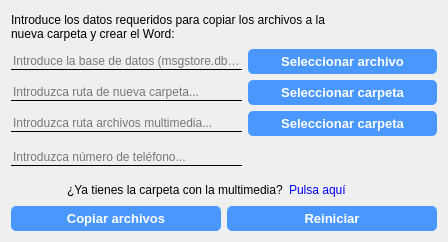
<?xml version="1.0" encoding="UTF-8"?>
<ui version="4.0">
 <class>Dialog</class>
 <widget class="QDialog" name="Dialog">
  <property name="geometry">
   <rect>
    <x>0</x>
    <y>0</y>
    <width>448</width>
    <height>242</height>
   </rect>
  </property>
  <layout class="QVBoxLayout" name="verticalLayout_2">
   <item>
    <layout class="QVBoxLayout" name="verticalLayout">
     <item>
      <widget class="QLabel" name="label">
       <property name="text">
        <string>Introduce los datos requeridos para copiar los archivos a la 
nueva carpeta y crear el Word:</string>
       </property>
      </widget>
     </item>
     <item>
      <layout class="QHBoxLayout" name="horizontalLayout">
       <item>
        <widget class="QLineEdit" name="lineEdit_db">
         <property name="maximumSize">
          <size>
           <width>231</width>
           <height>16777215</height>
          </size>
         </property>
         <property name="styleSheet">
          <string notr="true">QLineEdit{
border: none;
border-bottom: 1px solid black;
background-color: transparent;
}</string>
         </property>
         <property name="readOnly">
          <bool>true</bool>
         </property>
         <property name="placeholderText">
          <string>Introduce la base de datos (msgstore.db)...</string>
         </property>
        </widget>
       </item>
       <item>
        <widget class="QPushButton" name="btn_db">
         <property name="sizePolicy">
          <sizepolicy hsizetype="Fixed" vsizetype="Fixed">
           <horstretch>0</horstretch>
           <verstretch>0</verstretch>
          </sizepolicy>
         </property>
         <property name="maximumSize">
          <size>
           <width>231</width>
           <height>16777215</height>
          </size>
         </property>
         <property name="font">
          <font>
           <pointsize>10</pointsize>
           <bold>true</bold>
          </font>
         </property>
         <property name="cursor">
          <cursorShape>PointingHandCursor</cursorShape>
         </property>
         <property name="styleSheet">
          <string notr="true">QPushButton{
color: white;
background-color: rgb(74, 152, 255);
border-radius: 5px;
padding: 5px; 
}
QPushButton:hover{
text-decoration: underline;
background-color: rgb(37, 77, 255)
}
</string>
         </property>
         <property name="text">
          <string>Seleccionar archivo</string>
         </property>
        </widget>
       </item>
      </layout>
     </item>
     <item>
      <layout class="QHBoxLayout" name="horizontalLayout_2">
       <item>
        <widget class="QLineEdit" name="lineEdit_nueva_carpeta">
         <property name="maximumSize">
          <size>
           <width>231</width>
           <height>16777215</height>
          </size>
         </property>
         <property name="styleSheet">
          <string notr="true">QLineEdit{
border: none;
border-bottom: 1px solid black;
background-color: transparent;
}</string>
         </property>
         <property name="readOnly">
          <bool>true</bool>
         </property>
         <property name="placeholderText">
          <string>Introduzca ruta de nueva carpeta...</string>
         </property>
        </widget>
       </item>
       <item>
        <widget class="QPushButton" name="btn_nueva_carpeta">
         <property name="font">
          <font>
           <pointsize>10</pointsize>
           <bold>true</bold>
          </font>
         </property>
         <property name="cursor">
          <cursorShape>PointingHandCursor</cursorShape>
         </property>
         <property name="styleSheet">
          <string notr="true">QPushButton{
color: white;
background-color: rgb(74, 152, 255);
border-radius: 5px;
padding: 5px; 
}
QPushButton:hover{
text-decoration: underline;
background-color: rgb(37, 77, 255)
}
</string>
         </property>
         <property name="text">
          <string>Seleccionar carpeta</string>
         </property>
        </widget>
       </item>
      </layout>
     </item>
     <item>
      <layout class="QHBoxLayout" name="horizontalLayout_4">
       <item>
        <widget class="QLineEdit" name="lineEdit_multimedia">
         <property name="maximumSize">
          <size>
           <width>231</width>
           <height>16777215</height>
          </size>
         </property>
         <property name="styleSheet">
          <string notr="true">QLineEdit{
border: none;
border-bottom: 1px solid black;
background-color: transparent;
}</string>
         </property>
         <property name="readOnly">
          <bool>true</bool>
         </property>
         <property name="placeholderText">
          <string>Introduzca ruta archivos multimedia...</string>
         </property>
        </widget>
       </item>
       <item>
        <widget class="QPushButton" name="btn_multimedia">
         <property name="font">
          <font>
           <pointsize>10</pointsize>
           <bold>true</bold>
          </font>
         </property>
         <property name="cursor">
          <cursorShape>PointingHandCursor</cursorShape>
         </property>
         <property name="styleSheet">
          <string notr="true">QPushButton{
color: white;
background-color: rgb(74, 152, 255);
border-radius: 5px;
padding: 5px; 
}
QPushButton:hover{
text-decoration: underline;
background-color: rgb(37, 77, 255)
}
</string>
         </property>
         <property name="text">
          <string>Seleccionar carpeta</string>
         </property>
        </widget>
       </item>
      </layout>
     </item>
     <item>
      <layout class="QHBoxLayout" name="horizontalLayout_5">
       <item>
        <widget class="QLineEdit" name="lineEdit_telefono">
         <property name="maximumSize">
          <size>
           <width>231</width>
           <height>16777215</height>
          </size>
         </property>
         <property name="styleSheet">
          <string notr="true">QLineEdit{
border: none;
border-bottom: 1px solid black;
background-color: transparent;
}</string>
         </property>
         <property name="placeholderText">
          <string>Introduzca número de teléfono...</string>
         </property>
        </widget>
       </item>
       <item>
        <widget class="QLabel" name="label_telefono">
         <property name="font">
          <font>
           <bold>true</bold>
          </font>
         </property>
         <property name="text">
          <string/>
         </property>
        </widget>
       </item>
      </layout>
     </item>
     <item>
      <layout class="QHBoxLayout" name="horizontalLayout_8">
       <item>
        <spacer name="horizontalSpacer_2">
         <property name="orientation">
          <enum>Qt::Horizontal</enum>
         </property>
         <property name="sizeHint" stdset="0">
          <size>
           <width>40</width>
           <height>20</height>
          </size>
         </property>
        </spacer>
       </item>
       <item>
        <widget class="QLabel" name="label_tiene_multimedia">
         <property name="text">
          <string>¿Ya tienes la carpeta con la multimedia?</string>
         </property>
        </widget>
       </item>
       <item>
        <widget class="QPushButton" name="btn_tiene_multimedia">
         <property name="sizePolicy">
          <sizepolicy hsizetype="Fixed" vsizetype="Fixed">
           <horstretch>0</horstretch>
           <verstretch>0</verstretch>
          </sizepolicy>
         </property>
         <property name="cursor">
          <cursorShape>PointingHandCursor</cursorShape>
         </property>
         <property name="styleSheet">
          <string notr="true">QPushButton{
color: blue;
border: none;
background-color: transparent;
text-align: left;
}
QPushButton:hover{
text-decoration: underline;
}
</string>
         </property>
         <property name="text">
          <string>Pulsa aquí</string>
         </property>
        </widget>
       </item>
       <item>
        <spacer name="horizontalSpacer">
         <property name="orientation">
          <enum>Qt::Horizontal</enum>
         </property>
         <property name="sizeType">
          <enum>QSizePolicy::Fixed</enum>
         </property>
         <property name="sizeHint" stdset="0">
          <size>
           <width>90</width>
           <height>20</height>
          </size>
         </property>
        </spacer>
       </item>
      </layout>
     </item>
     <item>
      <layout class="QHBoxLayout" name="horizontalLayout_6">
       <item>
        <widget class="QPushButton" name="btn_copiar">
         <property name="font">
          <font>
           <pointsize>10</pointsize>
           <bold>true</bold>
          </font>
         </property>
         <property name="cursor">
          <cursorShape>PointingHandCursor</cursorShape>
         </property>
         <property name="styleSheet">
          <string notr="true">QPushButton{
color: white;
background-color: rgb(74, 152, 255);
border-radius: 5px;
padding: 5px; 
}
QPushButton:hover{
text-decoration: underline;
background-color: rgb(37, 77, 255)
}
</string>
         </property>
         <property name="text">
          <string>Copiar archivos</string>
         </property>
        </widget>
       </item>
       <item>
        <widget class="QPushButton" name="btn_reiniciar">
         <property name="font">
          <font>
           <pointsize>10</pointsize>
           <bold>true</bold>
          </font>
         </property>
         <property name="cursor">
          <cursorShape>PointingHandCursor</cursorShape>
         </property>
         <property name="styleSheet">
          <string notr="true">QPushButton{
color: white;
background-color: rgb(74, 152, 255);
border-radius: 5px;
padding: 5px; 
}
QPushButton:hover{
text-decoration: underline;
background-color: rgb(37, 77, 255)
}
</string>
         </property>
         <property name="text">
          <string>Reiniciar</string>
         </property>
        </widget>
       </item>
      </layout>
     </item>
    </layout>
   </item>
  </layout>
 </widget>
 <resources/>
 <connections/>
</ui>
